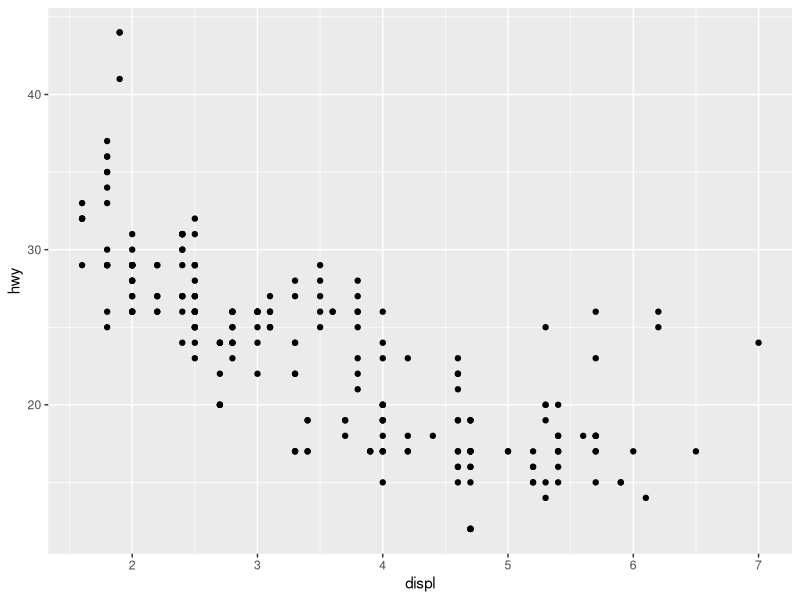
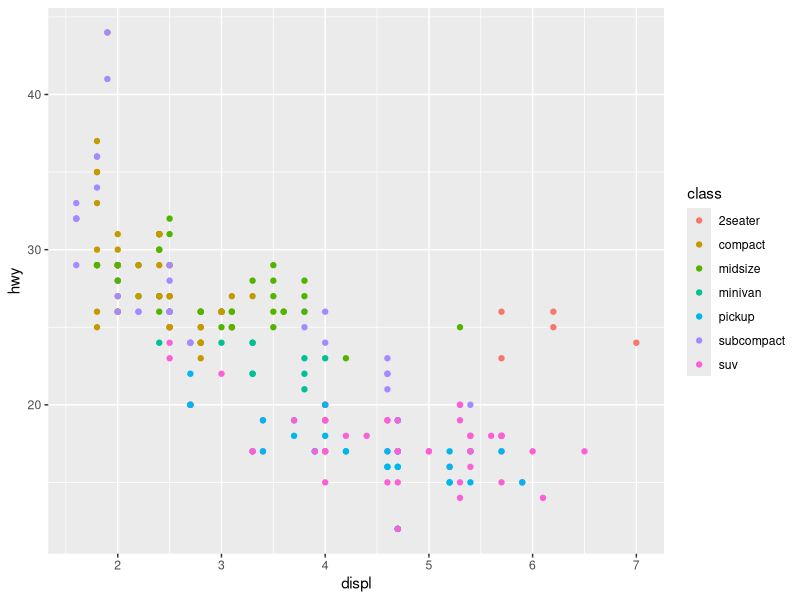
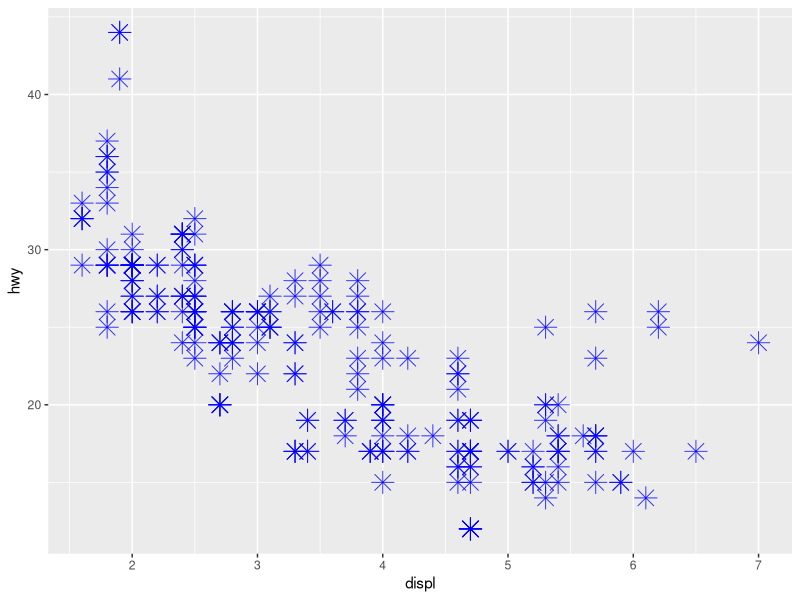
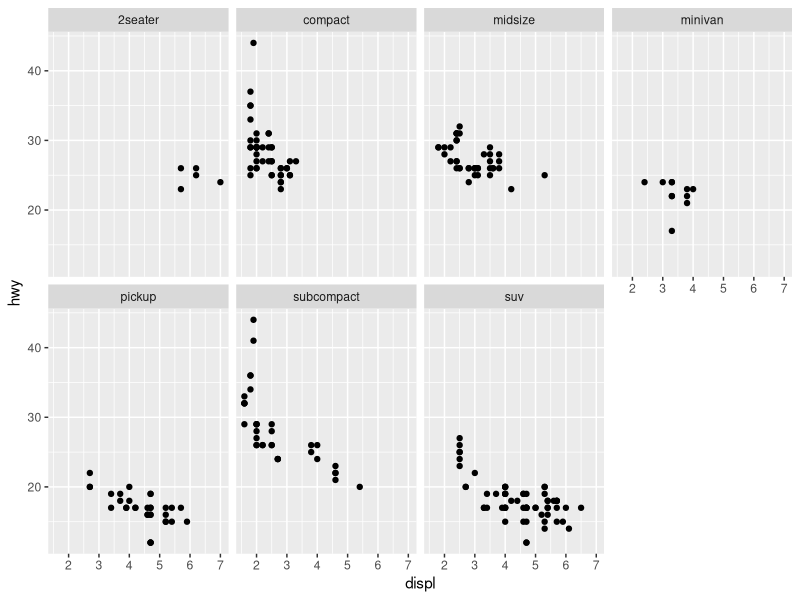
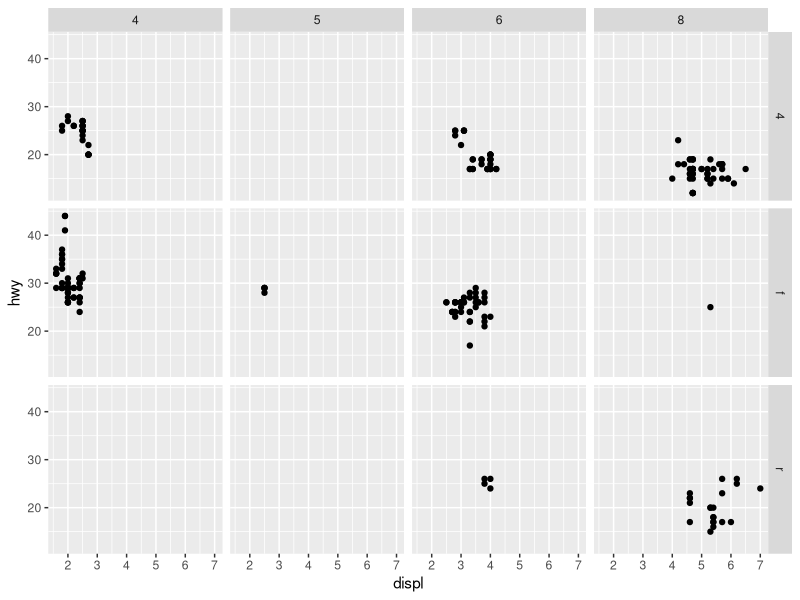
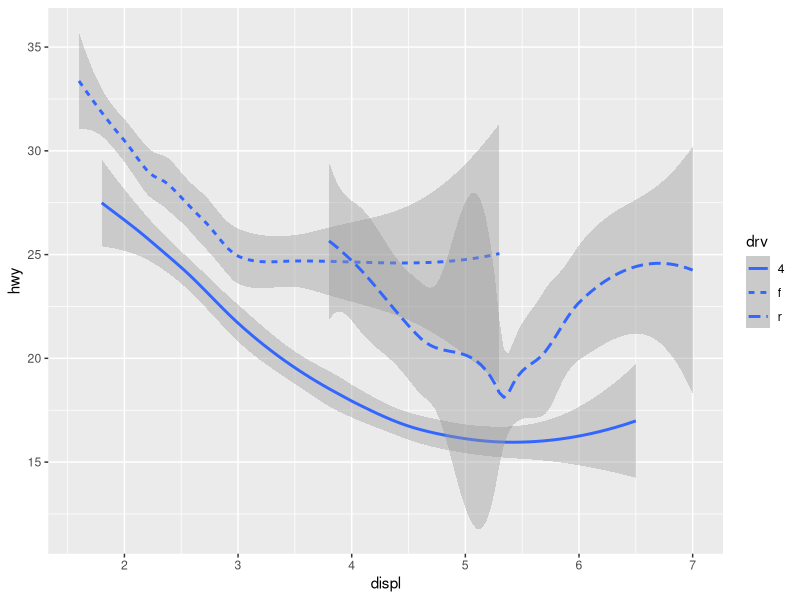
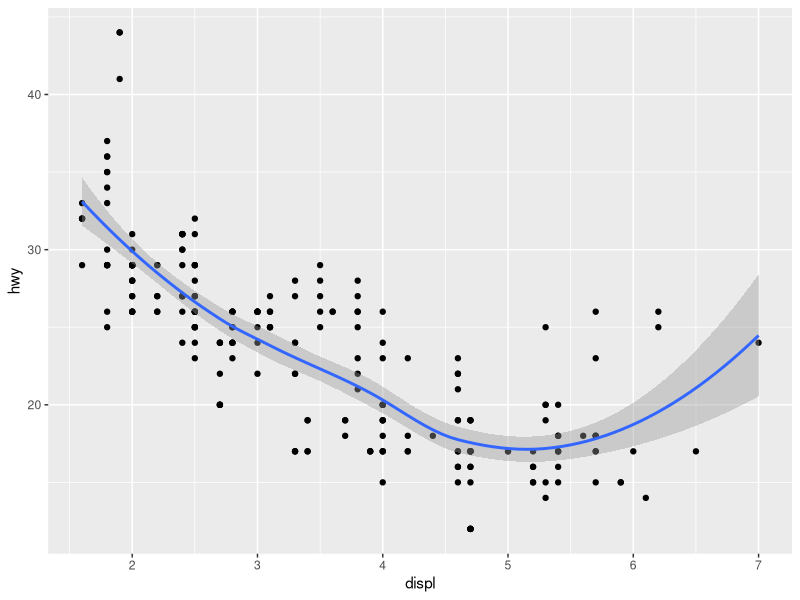
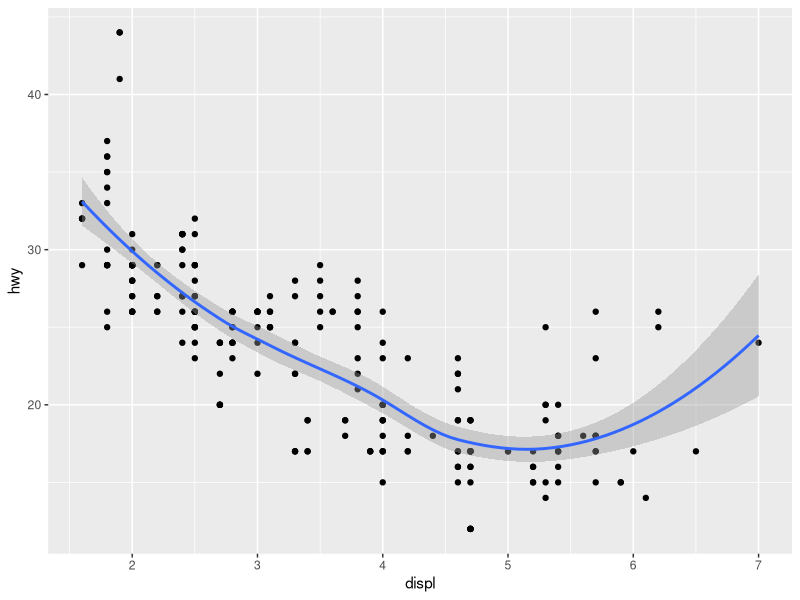

Generate these figures, in order, with R:
## ---- chunk 1
library('tidyverse')
## ---- chunk 2
mpg
## ---- chunk 3
ggplot() + 
  geom_point(mpg, mapping = aes(x = displ, y = hwy))
## ---- chunk 4
ggplot(data = mpg) + 
  geom_point(mapping = aes(x = displ, 
                           y = hwy, 
                           color = class
                           )
             )
## ---- chunk 5
ggplot() + 
  geom_point(data = mpg, 
             aes(x = displ,
                 y = hwy),
             color = "blue", 
             shape = 8, 
             size=5,
             alpha = 0.8
             )
## ---- chunk 6
ggplot(data = mpg) + 
  geom_point(mapping = aes(x = displ, y = hwy)) + 
  facet_wrap(~ class, nrow = 2)
## ---- chunk 7
ggplot(data = mpg) + 
  geom_point(mapping = aes(x = displ, y = hwy)) + 
  facet_grid( drv ~ cyl)
## ---- chunk 8
ggplot(data = mpg) + 
  geom_smooth(mapping = aes(x = displ, y = hwy, linetype = drv))
## ---- chunk 9
ggplot(data = mpg) + 
  geom_point(mapping = aes(x = displ, y = hwy)) +
  geom_smooth(mapping = aes(x = displ, y = hwy))
## ---- chunk 10
ggplot(data = mpg, mapping = aes(x = displ, y = hwy)) + 
  geom_point() + 
  geom_smooth()
## ---- chunk 11
diamonds
## ---- chunk 12
ggplot(data = diamonds) + 
  geom_bar(mapping = aes(x = cut))
## ---- chunk 13
demo <- tribble(
  ~cut,         ~freq,
  "Fair",       5,
  "Good",       10,
  "Very Good",  12,
  "Premium",    7,
  "Ideal",      4
)

ggplot(data = demo) +
  geom_bar(mapping = aes(x = cut, y = freq), stat = "identity")
## ---- chunk 14
ggplot(data = diamonds) + 
  geom_bar(mapping = aes(x = cut, colour = cut))
## ---- chunk 15
ggplot(data = diamonds) + 
  geom_bar(mapping = aes(x = cut, fill = cut))
## ---- chunk 16
ggplot(data = diamonds) + 
  geom_bar(mapping = aes(x = cut, fill = clarity))
## ---- chunk 17
ggplot(data = diamonds, mapping = aes(x = cut, color = clarity)) + 
  geom_bar(alpha = 0.2, position = "identity")
## ---- chunk 18
ggplot(data = diamonds) + 
  geom_bar(mapping = aes(x = cut, fill = clarity), position = "fill")
## ---- chunk 19
ggplot(data = diamonds) + 
  geom_bar(mapping = aes(x = cut, fill = clarity), position = "dodge")
## ---- chunk 20
ggplot(data = mpg, mapping = aes(x = class, y = hwy)) + 
  geom_boxplot() + 
  coord_flip()
## ---- chunk 21
library("maps")

fr <- map_data("france")

ggplot(fr, aes(long, lat, group = group)) +
  geom_polygon(fill = "white", colour = "black") +
  coord_quickmap()
